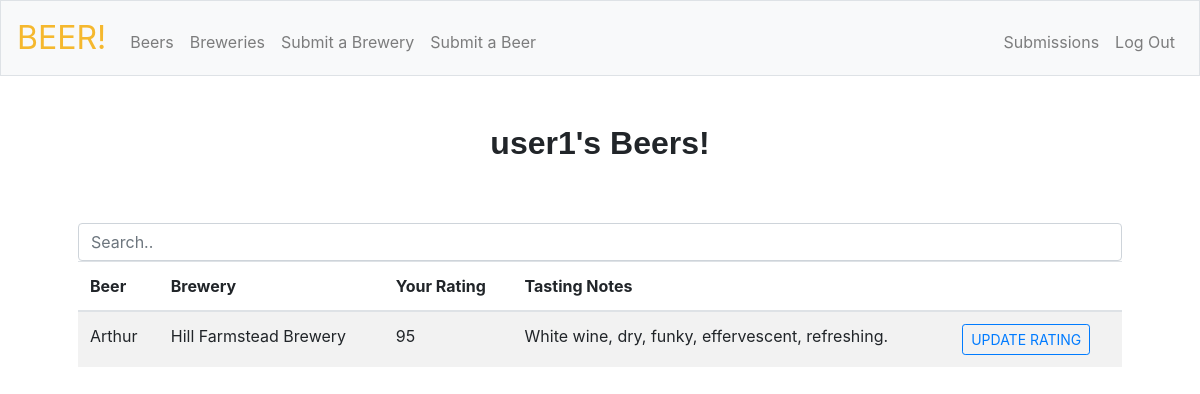
/ (signed in), run on the app's committed database.
### tables this page shows
CREATE TABLE 'ratings' ('beer_id' integer NOT NULL, 'user_id' integer NOT NULL, 'rating' numeric NOT NULL, 'timestamp'  timestamp NOT NULL DEFAULT CURRENT_TIMESTAMP  , 'tasting_notes' varchar(170));

CREATE TABLE 'beers' ('beer_id' integer PRIMARY KEY AUTOINCREMENT NOT NULL,'beer_name' text NOT NULL,'brewery_id' integer NOT NULL,'style_id' integer NOT NULL, 'abv' numeric(4,2), 'beer_img' char(150), 'avg_rating' integer);

CREATE TABLE "breweries" (
	"brewery_id"	INTEGER NOT NULL,
	"brewery_name"	text NOT NULL,
	"city"	text NOT NULL,
	"state"	text NOT NULL,
	PRIMARY KEY("brewery_id" AUTOINCREMENT)
);

### application.py (the view)
@app.route("/")
@login_required
def index():
    ratings = db.execute("SELECT * FROM ratings JOIN beers ON ratings.beer_id = beers.beer_id JOIN breweries ON beers.brewery_id = breweries.brewery_id WHERE user_id = :user_id", user_id=session["user_id"])
    return render_template("index.html", ratings=ratings, username=session["username"])

### application.py (called while the page is built)
@app.after_request
def after_request(response):
    response.headers["Cache-Control"] = "no-cache, no-store, must-revalidate"
    response.headers["Expires"] = 0
    response.headers["Pragma"] = "no-cache"
    return response

def login_required(f):
    @wraps(f)
    def decorated_function(*args, **kwargs):
        if session.get("user_id") is None:
            return redirect("/login")
        return f(*args, **kwargs)
    return decorated_function

### templates/index.html (shortened to what this page needs)
{% extends "layout.html" %}
{% block main %}
    <h2 style="padding-bottom: 5%"><b>{{ username }}'s Beers!</b></h2>
    <input class="form-control" id="myInput" type="text" placeholder="Search..">
    <div class="table-responsive">
        <table class="table table-striped">
            <thead>
                <tr>
                    <th scope="col">Beer</th>
                    <th scope="col">Brewery</th>
                    <th scope="col">Your Rating</th>
                    <th scope="col">Tasting Notes</th>
                    <th scope="col"></th>
                </tr>
            </thead>
            <tbody id="myTable">
                {% for x in ratings %}
                    <tr>
                        <td>{{ x.beer_name }}</td>
                        <td>{{ x.brewery_name }}</td>
                        <td>{{ x.rating }}</td>
                        <td>{{ x.tasting_notes }}</td>
                        <td><form action="/beer" method="get">
                            <button class="btn btn-outline-primary btn-sm" type="submit" name="rate_beer" value="{{ x.beer_id }}">UPDATE RATING</button>
                        </form></td>
                    </tr>
                {% endfor %}
            </tbody>
        </table>
    </div>
{% endblock %}

### static/styles.css (style rules this page uses)
main .form-control { display: inline-block; width: auto; }
table, th, td { margin-left: auto; margin-right: auto; margin-bottom: 5%; }
th, td { padding: 15px; text-align: left; }
.table-responsive { height: 1000px !important; overflow: scroll; }
#myInput { width: 100%; }
table th { position: -webkit-sticky; position: sticky; top: 0; z-index: 5; background: #fff; }
h1, h2, h3, h4, h5 { font-family: "Lucida Sans Unicode", "Lucida Grande", sans-serif; }

### data on the page
ratings: beer_name "Arthur", brewery_name "Hill Farmstead Brewery", rating "95", tasting_notes "White wine, dry, funky, effervescent, refreshing.", {{ x.beer_id }} 12 (drawn)

### other printed values
{{ username }} "user1"
